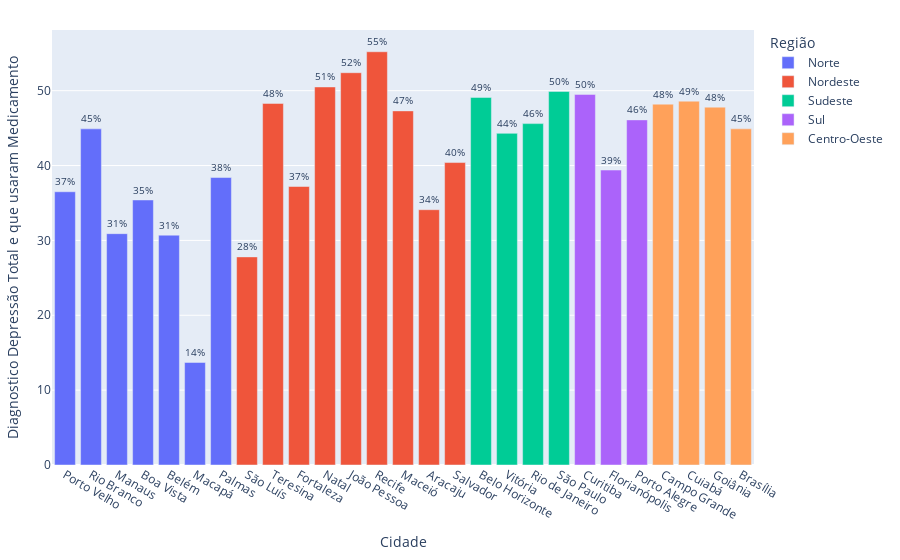

Notebook code for this chart:
### Code cell
fig = px.bar(tab_sexo_cidade, x='Cidade',y='Diagnostico Depressão Total e que usaram Medicamento',color='Região',text="Diagnostico Depressão Total e que usaram Medicamento")
fig.update_layout(margin=dict(l=20, r=20, t=30, b=20))
fig.update_traces(texttemplate='%{text:.2s}%', textposition='outside')
fig.show()

### Figure 1 — Plotly figure (JSON) as saved in the notebook; plotly's stock layout.template omitted (floating-point values rounded to 4 significant figures)
{"data": [{"alignmentgroup": "True", "hovertemplate": "Região=Norte<br>Cidade=%{x}<br>Diagnostico Depressão Total e que usaram Medicamento=%{text}<extra></extra>", "legendgroup": "Norte", "marker": {"color": "#636efa", "pattern": {"shape": ""}}, "name": "Norte", "offsetgroup": "Norte", "orientation": "v", "showlegend": true, "text": [36.5, 44.9, 30.9, 35.4, 30.7, 13.7, 38.4], "textposition": "outside", "texttemplate": "%{text:.2s}%", "type": "bar", "x": ["Porto Velho", "Rio Branco", "Manaus", "Boa Vista", "Belém", "Macapá", "Palmas"], "xaxis": "x", "y": [36.5, 44.9, 30.9, 35.4, 30.7, 13.7, 38.4], "yaxis": "y"}, {"alignmentgroup": "True", "hovertemplate": "Região=Nordeste<br>Cidade=%{x}<br>Diagnostico Depressão Total e que usaram Medicamento=%{text}<extra></extra>", "legendgroup": "Nordeste", "marker": {"color": "#EF553B", "pattern": {"shape": ""}}, "name": "Nordeste", "offsetgroup": "Nordeste", "orientation": "v", "showlegend": true, "text": [27.8, 48.3, 37.2, 50.5, 52.4, 55.2, 47.3, 34.1, 40.4], "textposition": "outside", "texttemplate": "%{text:.2s}%", "type": "bar", "x": ["São Luís", "Teresina", "Fortaleza", "Natal", "João Pessoa", "Recife", "Maceió", "Aracaju", "Salvador"], "xaxis": "x", "y": [27.8, 48.3, 37.2, 50.5, 52.4, 55.2, 47.3, 34.1, 40.4], "yaxis": "y"}, {"alignmentgroup": "True", "hovertemplate": "Região=Sudeste<br>Cidade=%{x}<br>Diagnostico Depressão Total e que usaram Medicamento=%{text}<extra></extra>", "legendgroup": "Sudeste", "marker": {"color": "#00cc96", "pattern": {"shape": ""}}, "name": "Sudeste", "offsetgroup": "Sudeste", "orientation": "v", "showlegend": true, "text": [49.1, 44.3, 45.6, 49.9], "textposition": "outside", "texttemplate": "%{text:.2s}%", "type": "bar", "x": ["Belo Horizonte", "Vitória", "Rio de Janeiro", "São Paulo"], "xaxis": "x", "y": [49.1, 44.3, 45.6, 49.9], "yaxis": "y"}, {"alignmentgroup": "True", "hovertemplate": "Região=Sul<br>Cidade=%{x}<br>Diagnostico Depressão Total e que usaram Medicamento=%{text}<extra></extra>", "legendgroup": "Sul", "marker": {"color": "#ab63fa", "pattern": {"shape": ""}}, "name": "Sul", "offsetgroup": "Sul", "orientation": "v", "showlegend": true, "text": [49.5, 39.4, 46.1], "textposition": "outside", "texttemplate": "%{text:.2s}%", "type": "bar", "x": ["Curitiba", "Florianópolis", "Porto Alegre"], "xaxis": "x", "y": [49.5, 39.4, 46.1], "yaxis": "y"}, {"alignmentgroup": "True", "hovertemplate": "Região=Centro-Oeste<br>Cidade=%{x}<br>Diagnostico Depressão Total e que usaram Medicamento=%{text}<extra></extra>", "legendgroup": "Centro-Oeste", "marker": {"color": "#FFA15A", "pattern": {"shape": ""}}, "name": "Centro-Oeste", "offsetgroup": "Centro-Oeste", "orientation": "v", "showlegend": true, "text": [48.2, 48.6, 47.8, 44.9], "textposition": "outside", "texttemplate": "%{text:.2s}%", "type": "bar", "x": ["Campo Grande", "Cuiabá", "Goiânia", "Brasília"], "xaxis": "x", "y": [48.2, 48.6, 47.8, 44.9], "yaxis": "y"}], "layout": {"barmode": "relative", "legend": {"title": {"text": "Região"}, "tracegroupgap": 0}, "margin": {"b": 20, "l": 20, "r": 20, "t": 30}, "xaxis": {"anchor": "y", "domain": [0, 1], "title": {"text": "Cidade"}}, "yaxis": {"anchor": "x", "domain": [0, 1], "title": {"text": "Diagnostico Depressão Total e que usaram Medicamento"}}}}
